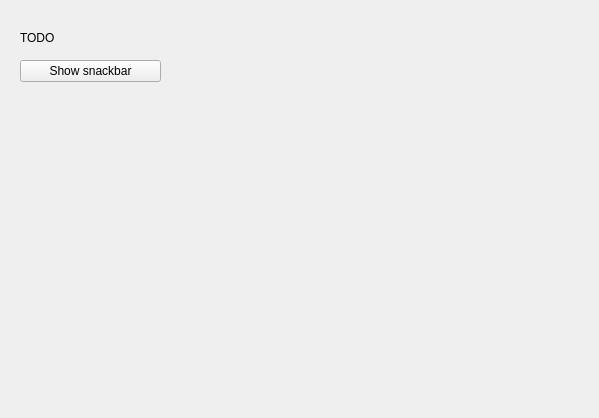
<?xml version="1.0" encoding="UTF-8"?>
<ui version="4.0">
    <class>SnackbarSettingsForm</class>
    <widget class="QWidget" name="SnackbarSettingsForm">
        <property name="geometry">
            <rect>
                <x>0</x>
                <y>0</y>
                <width>599</width>
                <height>418</height>
            </rect>
        </property>
        <property name="windowTitle">
            <string>Form</string>
        </property>
        <widget class="QPushButton" name="showSnackbarButton">
            <property name="geometry">
                <rect>
                    <x>20</x>
                    <y>60</y>
                    <width>141</width>
                    <height>22</height>
                </rect>
            </property>
            <property name="text">
                <string>Show snackbar</string>
            </property>
        </widget>
        <widget class="QLabel" name="label">
            <property name="geometry">
                <rect>
                    <x>20</x>
                    <y>30</y>
                    <width>171</width>
                    <height>16</height>
                </rect>
            </property>
            <property name="text">
                <string>TODO</string>
            </property>
        </widget>
    </widget>
    <resources/>
    <connections/>
</ui>
